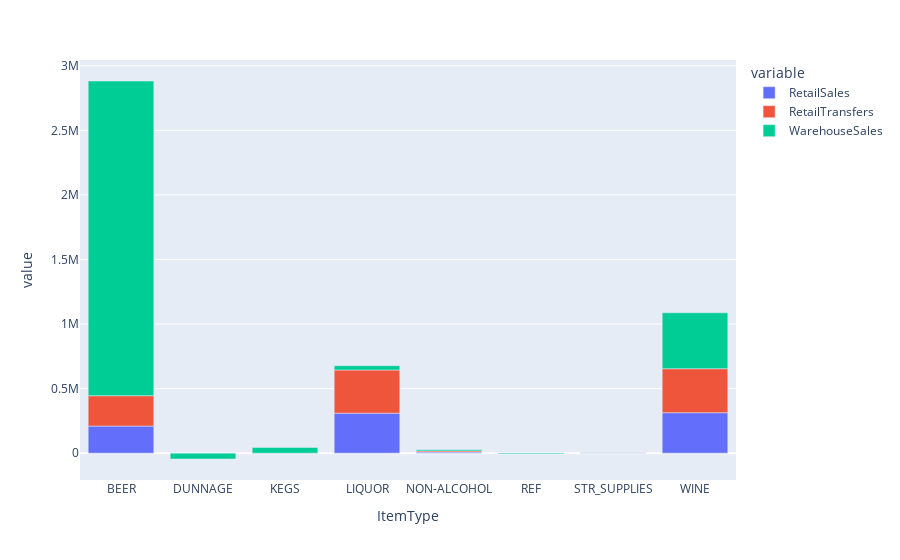

The code cell stored with this chart in its notebook:
### Code cell
px.bar(data_df_bar, x='ItemType', y=['RetailSales', 'RetailTransfers', 'WarehouseSales'])

### Figure 1 — Plotly figure (JSON) as saved in the notebook; plotly's stock layout.template omitted (floating-point values rounded to 4 significant figures)
{"data": [{"alignmentgroup": "True", "hovertemplate": "variable=RetailSales<br>ItemType=%{x}<br>value=%{y}<extra></extra>", "legendgroup": "RetailSales", "marker": {"color": "#636efa"}, "name": "RetailSales", "offsetgroup": "RetailSales", "orientation": "v", "showlegend": true, "textposition": "auto", "type": "bar", "x": ["BEER", "DUNNAGE", "KEGS", "LIQUOR", "NON-ALCOHOL", "REF", "STR_SUPPLIES", "WINE"], "xaxis": "x", "y": [209800.0, 0, 0, 309800.0, 8110.0, 281.3, 996.0, 313400.0], "yaxis": "y"}, {"alignmentgroup": "True", "hovertemplate": "variable=RetailTransfers<br>ItemType=%{x}<br>value=%{y}<extra></extra>", "legendgroup": "RetailTransfers", "marker": {"color": "#EF553B"}, "name": "RetailTransfers", "offsetgroup": "RetailTransfers", "orientation": "v", "showlegend": true, "textposition": "auto", "type": "bar", "x": ["BEER", "DUNNAGE", "KEGS", "LIQUOR", "NON-ALCOHOL", "REF", "STR_SUPPLIES", "WINE"], "xaxis": "x", "y": [234900.0, 0, 0, 334200.0, 9058.0, 171.9, 3595.0, 340700.0], "yaxis": "y"}, {"alignmentgroup": "True", "hovertemplate": "variable=WarehouseSales<br>ItemType=%{x}<br>value=%{y}<extra></extra>", "legendgroup": "WarehouseSales", "marker": {"color": "#00cc96"}, "name": "WarehouseSales", "offsetgroup": "WarehouseSales", "orientation": "v", "showlegend": true, "textposition": "auto", "type": "bar", "x": ["BEER", "DUNNAGE", "KEGS", "LIQUOR", "NON-ALCOHOL", "REF", "STR_SUPPLIES", "WINE"], "xaxis": "x", "y": [2438000.0, -45331, 43558, 33170.0, 8657.0, -6754, 0, 433000.0], "yaxis": "y"}], "layout": {"barmode": "relative", "legend": {"title": {"text": "variable"}, "tracegroupgap": 0}, "margin": {"t": 60}, "xaxis": {"anchor": "y", "domain": [0, 1], "title": {"text": "ItemType"}}, "yaxis": {"anchor": "x", "domain": [0, 1], "title": {"text": "value"}}}}
